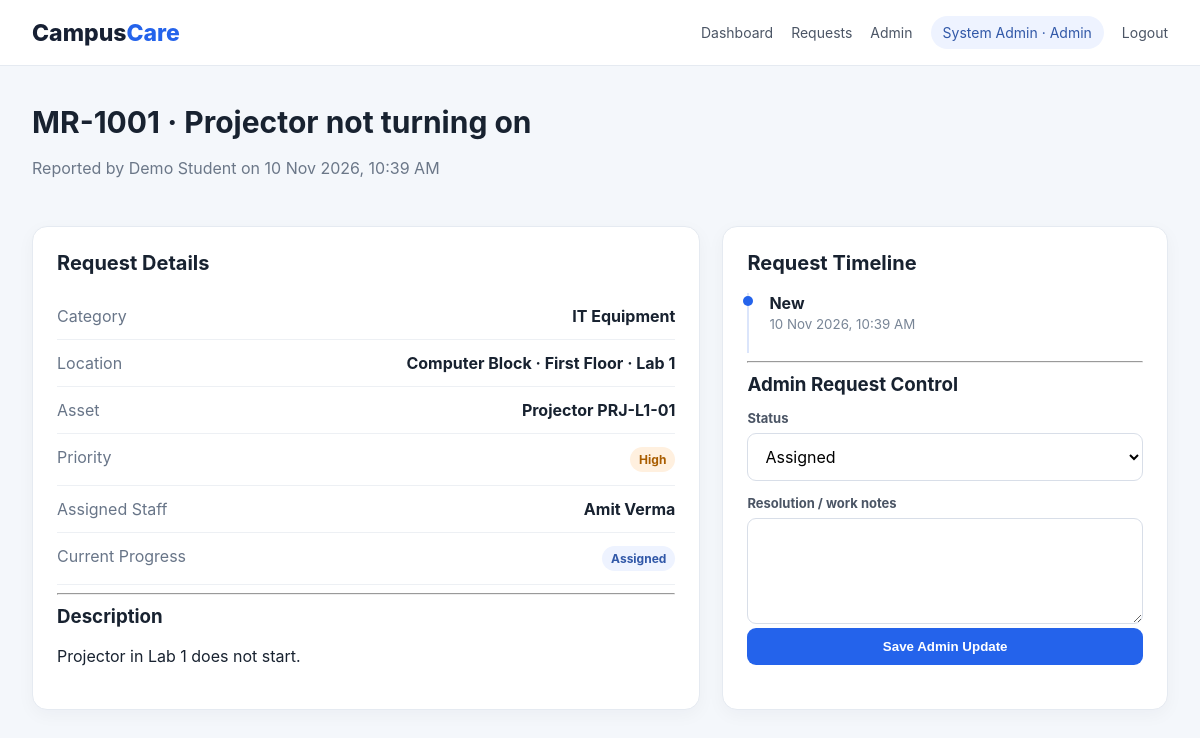
The app's page /request_view.php?id=1 (signed in) with its own data.
### tables this page shows
CREATE TABLE requests (
    id INT AUTO_INCREMENT PRIMARY KEY,
    request_code VARCHAR(30) UNIQUE NOT NULL,
    user_id INT NOT NULL,
    category_id INT NOT NULL,
    location_id INT NOT NULL,
    asset_id INT NULL,
    title VARCHAR(150) NOT NULL,
    description TEXT NOT NULL,
    priority ENUM('Low','Medium','High','Critical') DEFAULT 'Medium',
    status ENUM('New','Under Review','Assigned','In Progress','Waiting for Parts','Resolved','Verified','Closed','Rejected','Reopened') DEFAULT 'New',
    assigned_to INT NULL,
    resolution_notes TEXT NULL,
    created_at TIMESTAMP DEFAULT CURRENT_TIMESTAMP,
    resolved_at DATETIME NULL,
    FOREIGN KEY (user_id) REFERENCES users(id) ON DELETE CASCADE,
    FOREIGN KEY (category_id) REFERENCES categories(id),
    FOREIGN KEY (location_id) REFERENCES locations(id),
    FOREIGN KEY (asset_id) REFERENCES assets(id) ON DELETE SET NULL,
    FOREIGN KEY (assigned_to) REFERENCES staff(id) ON DELETE SET NULL
);

CREATE TABLE users (
    id INT AUTO_INCREMENT PRIMARY KEY,
    name VARCHAR(100) NOT NULL,
    email VARCHAR(120) UNIQUE NOT NULL,
    password VARCHAR(255) NOT NULL,
    role ENUM('student','admin') NOT NULL DEFAULT 'student',
    active TINYINT(1) NOT NULL DEFAULT 1,
    created_at TIMESTAMP DEFAULT CURRENT_TIMESTAMP
);

CREATE TABLE categories (
    id INT AUTO_INCREMENT PRIMARY KEY,
    name VARCHAR(80) NOT NULL UNIQUE
);

CREATE TABLE locations (
    id INT AUTO_INCREMENT PRIMARY KEY,
    building VARCHAR(100) NOT NULL,
    floor VARCHAR(50) NOT NULL,
    room VARCHAR(50) NOT NULL
);

CREATE TABLE staff (
    id INT AUTO_INCREMENT PRIMARY KEY,
    name VARCHAR(100) NOT NULL,
    specialty VARCHAR(80) NULL
);

### config.php (called while the page is built, shortened)
<?php
function e($value) {
    return htmlspecialchars($value ?? '', ENT_QUOTES, 'UTF-8');
}
?>

### request_view.php (the view, shortened to what this page needs)
<?php
require_once "config.php";
$id=(int)($_GET['id']??0);
$stmt=$conn->prepare("SELECT r.*,c.name category,l.building,l.floor,l.room,u.name requester,u.email requester_email,s.name staff,
IFNULL(a.asset_name,'') asset_name,IFNULL(a.asset_code,'') asset_code
FROM requests r JOIN categories c ON r.category_id=c.id JOIN locations l ON r.location_id=l.id
JOIN users u ON r.user_id=u.id LEFT JOIN staff s ON r.assigned_to=s.id
LEFT JOIN assets a ON r.asset_id=a.id WHERE r.id=?");
$stmt->bind_param("i",$id);$stmt->execute();$r=$stmt->get_result()->fetch_assoc();
$role=$_SESSION['user']['role'];
$isAdmin=($role==='admin');
$historyStmt=$conn->prepare("SELECT h.*,u.name FROM status_history h JOIN users u ON h.changed_by=u.id WHERE h.request_id=? ORDER BY h.changed_at");
$historyStmt->bind_param("i",$id);$historyStmt->execute();$history=$historyStmt->get_result();
?>
<!DOCTYPE html><html><head><title><?=e($r['request_code'])?> - CampusCare</title><link rel="stylesheet" href="style.css"><script src="script.js" defer></script></head>
<body><?php include "nav.php"; ?><main class="container">
<div class="page-head"><div><h1><?=e($r['request_code'])?> · <?=e($r['title'])?></h1><p class="muted">Reported by <?=e($r['requester'])?> on <?=date('d M Y, h:i A',strtotime($r['created_at']))?></p></div></div>
<div class="detail-grid">
<section class="panel">
<h2>Request Details</h2>
<div class="detail-list">
<div><span>Category</span><b><?=e($r['category'])?></b></div>
<div><span>Location</span><b><?=e($r['building'])?> · <?=e($r['floor'])?> · <?=e($r['room'])?></b></div>
<div><span>Asset</span><b><?=e($r['asset_name'] ?: 'None')?> <?=e($r['asset_code'])?></b></div>
<div><span>Priority</span><b class="badge <?=strtolower($r['priority'])?>"><?=e($r['priority'])?></b></div>
<div><span>Assigned Staff</span><b><?=e($r['staff'] ?: 'Not assigned')?></b></div>
<div><span>Current Progress</span><b class="badge status"><?=e($r['status'])?></b></div>
</div>
<hr><h3>Description</h3><p><?=nl2br(e($r['description']))?></p>
</section>
<section class="panel">
<h2>Request Timeline</h2>
<div class="timeline"><div class="timeline-item"><b>New</b><small><?=date('d M Y, h:i A',strtotime($r['created_at']))?></small></div>
<?php while($h=$history->fetch_assoc()): ?><div class="timeline-item"><b><?=e($h['new_status'])?></b><small>by <?=e($h['name'])?> · <?=date('d M Y, h:i A',strtotime($h['changed_at']))?></small></div><?php endwhile; ?></div>
<?php if($isAdmin): ?>
<hr><h3>Admin Request Control</h3>
<form method="post"><label>Status</label><select name="admin_status">
<?php foreach(['New','Under Review','Assigned','In Progress','Waiting for Parts','Resolved','Verified','Closed','Rejected','Reopened'] as $s): ?><option <?=$r['status']===$s?'selected':''?>><?=$s?></option><?php endforeach; ?>
</select><label>Resolution / work notes</label><textarea name="resolution_notes" rows="4"><?=e($r['resolution_notes'])?></textarea><button class="btn primary full">Save Admin Update</button></form>
<?php endif; ?>
</section></div></main></body></html>

### style.css (style rules this page uses)
* { box-sizing:border-box }
body { margin:0;font-family:Inter,Segoe UI,Arial,sans-serif;background:#f4f7fb;color:#182230 }
h1 { font-size:30px;margin:0 0 7px }
h2 { margin:0 0 18px;font-size:20px }
h3 { margin:10px 0 }
p { line-height:1.6 }
.muted { color:#6b7788 }
.container { max-width:1180px;margin:0 auto;padding:38px 22px }
.page-head { display:flex;justify-content:space-between;align-items:center;margin-bottom:28px }
.panel { background:#fff;border:1px solid #e5eaf1;border-radius:15px;padding:24px;box-shadow:0 5px 18px rgba(20,35,60,.04);margin-bottom:22px }
.badge { display:inline-block;padding:5px 9px;border-radius:20px;background:#edf1f7;font-size:12px;font-weight:700 }
.badge.high { background:#fff0df;color:#a95d00 }
.status { background:#eef3ff;color:#3158a8 }
.btn { display:inline-block;border:0;border-radius:9px;background:#edf1f6;color:#273548;padding:11px 17px;font-weight:700;cursor:pointer }
.btn.primary { background:#2463eb;color:#fff }
.btn.full { width:100% }
label { display:block;font-size:13px;font-weight:700;color:#4b5565;margin:14px 0 7px }
input,select,textarea { width:100%;padding:12px 13px;border:1px solid #d8dee8;border-radius:9px;background:#fff;font:inherit;outline:none }
.detail-grid { display:grid;grid-template-columns:1.2fr .8fr;gap:22px }
.detail-list>div { display:flex;justify-content:space-between;padding:13px 0;border-bottom:1px solid #edf0f4;gap:20px }
.detail-list span { color:#687588 }
.timeline { border-left:2px solid #dbe5fb;padding-left:20px }
.timeline-item { position:relative;padding:0 0 20px }
.timeline-item:before { content:"";position:absolute;width:10px;height:10px;border-radius:50%;background:#2463eb;left:-26px;top:3px }
.timeline-item b { display:block }
.timeline-item small { color:#788596 }

### records on screen
requests: request_code "MR-1001", title "Projector not turning on", user.name "Demo Student", created_at "10 Nov 2026, 10:39 AM", category.name "IT Equipment", location.building "Computer Block", location.floor "First Floor", location.room "Lab 1", priority "High", assigned_to.name "Amit Verma", status "Assigned", description "Projector in Lab 1 does not start.", admin_status "Assigned"

### other values on screen
$_SESSION['user']['name'] "System Admin"
$_SESSION['user']['role'] "Admin"
$r['asset_name'] ?: 'None' "Projector"
$r['asset_code'] "PRJ-L1-01"
